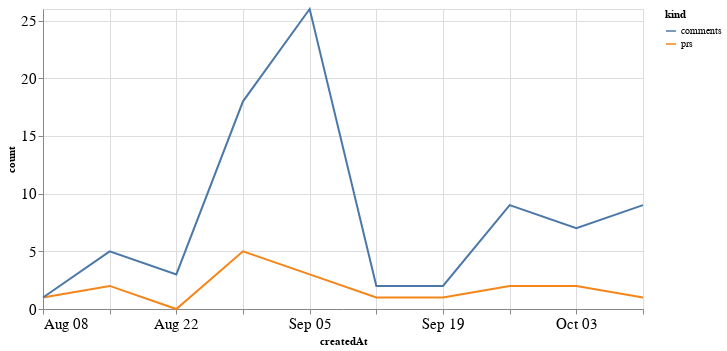

Notebook code for this chart:
### Code cell
alt.Chart(total_time, width=600).mark_line().encode(
    x='createdAt',
    y='count',
    color='kind'
)

### Figure 1 — Vega-Lite specification as saved in the notebook (floating-point values rounded to 4 significant figures)
{"config": {"axisLeft": {"labelFontSize": 15}, "axisBottom": {"labelFontSize": 15}}, "data": {"name": "data-02399c69bc236c377ab35f425f2332ac"}, "mark": "line", "encoding": {"color": {"type": "nominal", "field": "kind"}, "x": {"type": "temporal", "field": "createdAt"}, "y": {"type": "quantitative", "field": "count"}}, "width": 600, "$schema": "https://vega.github.io/schema/vega-lite/v4.8.1.json", "datasets": {"data-02399c69bc236c377ab35f425f2332ac": [{"createdAt": "2021-08-08T00:00:00", "kind": "prs", "count": 1}, {"createdAt": "2021-08-15T00:00:00", "kind": "prs", "count": 2}, {"createdAt": "2021-08-22T00:00:00", "kind": "prs", "count": 0}, {"createdAt": "2021-08-29T00:00:00", "kind": "prs", "count": 5}, {"createdAt": "2021-09-05T00:00:00", "kind": "prs", "count": 3}, {"createdAt": "2021-09-12T00:00:00", "kind": "prs", "count": 1}, {"createdAt": "2021-09-19T00:00:00", "kind": "prs", "count": 1}, {"createdAt": "2021-09-26T00:00:00", "kind": "prs", "count": 2}, {"createdAt": "2021-10-03T00:00:00", "kind": "prs", "count": 2}, {"createdAt": "2021-10-10T00:00:00", "kind": "prs", "count": 1}, {"createdAt": "2021-08-08T00:00:00", "kind": "comments", "count": 1}, {"createdAt": "2021-08-15T00:00:00", "kind": "comments", "count": 5}, {"createdAt": "2021-08-22T00:00:00", "kind": "comments", "count": 3}, {"createdAt": "2021-08-29T00:00:00", "kind": "comments", "count": 18}, {"createdAt": "2021-09-05T00:00:00", "kind": "comments", "count": 26}, {"createdAt": "2021-09-12T00:00:00", "kind": "comments", "count": 2}, {"createdAt": "2021-09-19T00:00:00", "kind": "comments", "count": 2}, {"createdAt": "2021-09-26T00:00:00", "kind": "comments", "count": 9}, {"createdAt": "2021-10-03T00:00:00", "kind": "comments", "count": 7}, {"createdAt": "2021-10-10T00:00:00", "kind": "comments", "count": 9}]}}
